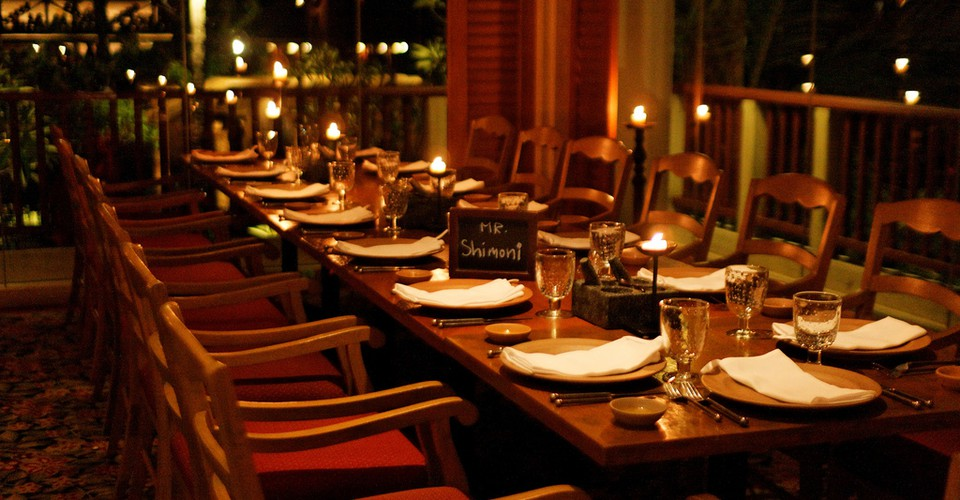
#> input picture lesson_2/homework/image_1.jpg, 960 x 500 px
$ jupyter execute --allow-errors Homework.ipynb
#> lines starting #> are read from the running program, lines starting #| are printed output that depends on the picture
# HOMEWORK 2
For this homework you will have to complete and implement the colour balancing for:
* Gray world algorithm
* Scale-by-max algorithm

You are free to use your own images. Experiment with more images and think about the effect each of the algorithms has on the resulting (balanced) image.

### Colour Balancing
In this notebook we will show different type of colour balancing making use of von Kries' hypothesis.

[cell 1]
import cv2
import numpy as np
from matplotlib import pyplot as plt
plt.rcParams['figure.figsize'] = [15, 5]

[cell 2]
img = cv2.imread('../data/sea.jpg')
#> (the rest of this cell did not finish here and is left out)

### White patch
In white patch algorithm we choose a group of pixels we know they should be white. We then scale the resulting image colour channels by this white patch.

[cell 3]
# Define white patch and the coefficients
row, col = 485, 864
#> (the rest of this cell did not finish here and is left out)

### Gray world
This algorithm assumes that a scene, on average, is gray.

[cell 4]
# Load your image
img = cv2.imread('image_1.jpg')
#> img is the input picture: shape (500, 960, 3); mean B, G, R 12, 34.9, 77.1
img = cv2.cvtColor(img, cv2.COLOR_BGR2RGB)

# Compute the mean values for all three colour channels (red, green, blue)
mean_r = np.mean(img[..., 0])
#> mean_r = 77.07
mean_g = np.mean(img[..., 1])
#> mean_g = 34.89
mean_b = np.mean(img[..., 2])
#> mean_b = 12.04

# Compute the coefficients kr, kg, kb
# Note: there are 3 coefficients to compute but we only have 2 equations.
# Therefore, you have to make an assumption, fix the value of one of the
# coefficients and compute the remining two
# Hint: You can fix the coefficient of the brightest colour channel to 1.
brighest_color = np.mean(img, axis=(0,1)).max()
#> brighest_color = 77.07
if mean_r == brighest_color:
    kr = 1
    kg = mean_r/mean_g
#> kg = 2.21
    kb = mean_r/mean_b
#> kb = 6.4
elif mean_g == brighest_color:
    kr = mean_g/mean_r
    kg = 1
    kb = mean_g/mean_b
else:
    kr = 1
    kg = mean_r/mean_g
    kb = mean_r/mean_b

# Apply color balancing and generate the balanced image
balanced = np.zeros_like(img, dtype=np.float32)
balanced[..., 0] = img[..., 0] * kr
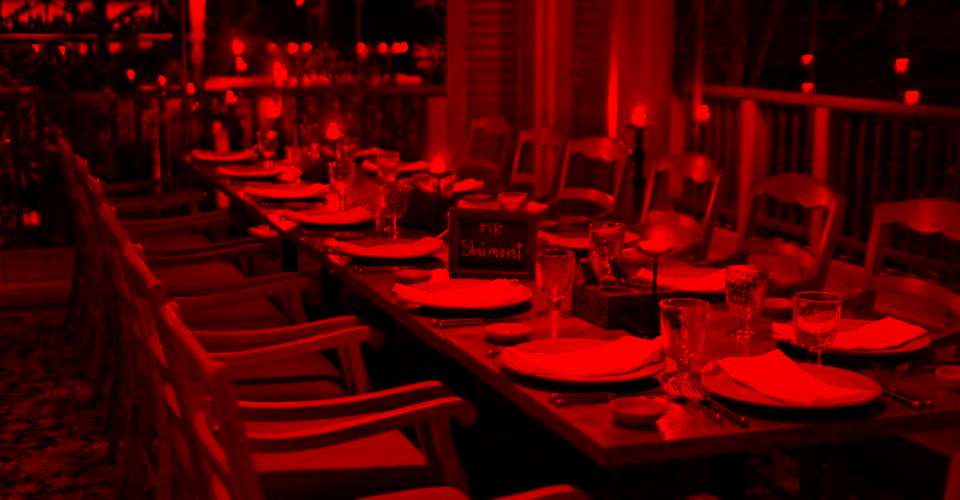
#> balanced: shape (500, 960, 3) float32; mean R, G, B 77.1, 0, 0
balanced[..., 1] = img[..., 1] * kg
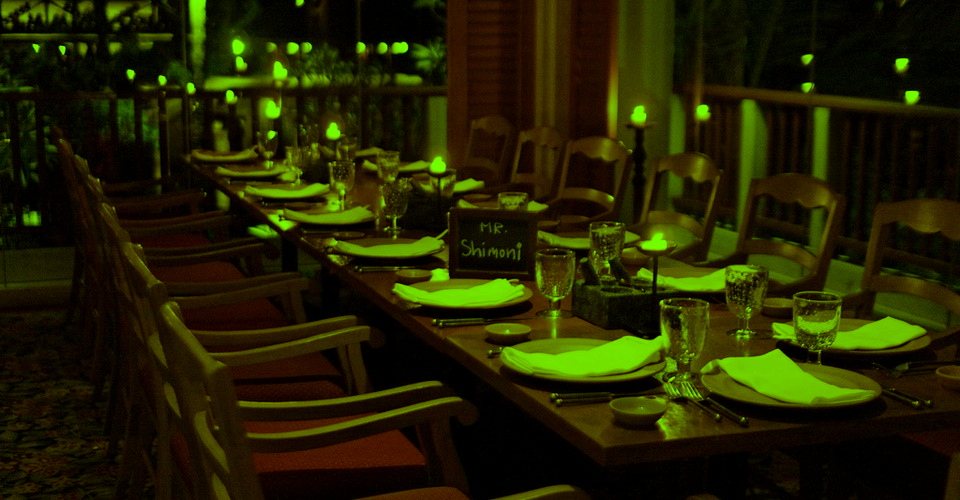
#> balanced: shape (500, 960, 3) float32; mean R, G, B 77.1, 77.1, 0; drawn with min black and max white
balanced[..., 2] = img[..., 2] * kb
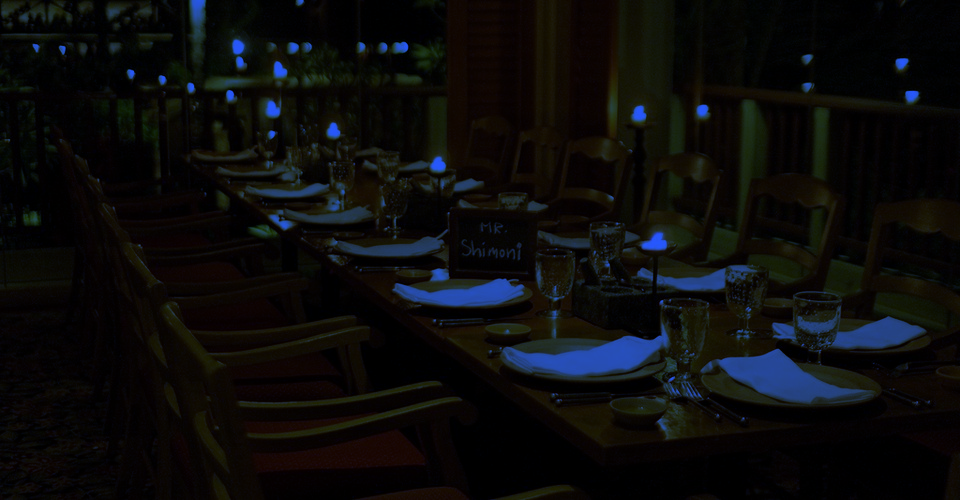
#> balanced: shape (500, 960, 3) float32; mean R, G, B 77.1, 77.1, 77.1; drawn with min black and max white

balanced = balanced/255
balanced[balanced > 1] = 1
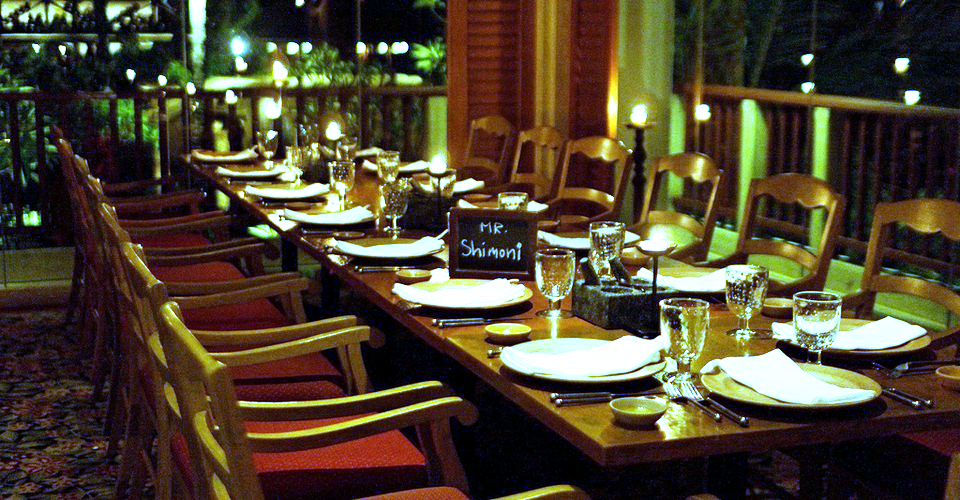
#> balanced: shape (500, 960, 3) float32; mean R, G, B 0.302, 0.265, 0.185

# Show the original and the balanced image side by side
plt.subplot(121), plt.imshow(img)
plt.subplot(122), plt.imshow(balanced)

### Scale-by-max
This is a straightforward algorithm that scales each colour channel by its maximum value. Note that it is sensitive to noise and saturations.

[cell 5]
# Load your image
img = cv2.imread('image_1.jpg')
img = cv2.cvtColor(img, cv2.COLOR_BGR2RGB)

# Compute the maximum values for all three colour channels (red, green, blue)
max_r = np.max(img[..., 0])
#> max_r = 255
max_g = np.max(img[..., 1])
#> max_g = 255
max_b = np.max(img[..., 2])
#> max_b = 255

# Apply scale-by-max balancing and generate the balanced image
balanced = np.zeros_like(img, dtype=np.float32)
balanced[..., 0] = img[..., 0] / max_r
balanced[..., 1] = img[..., 1] / max_g
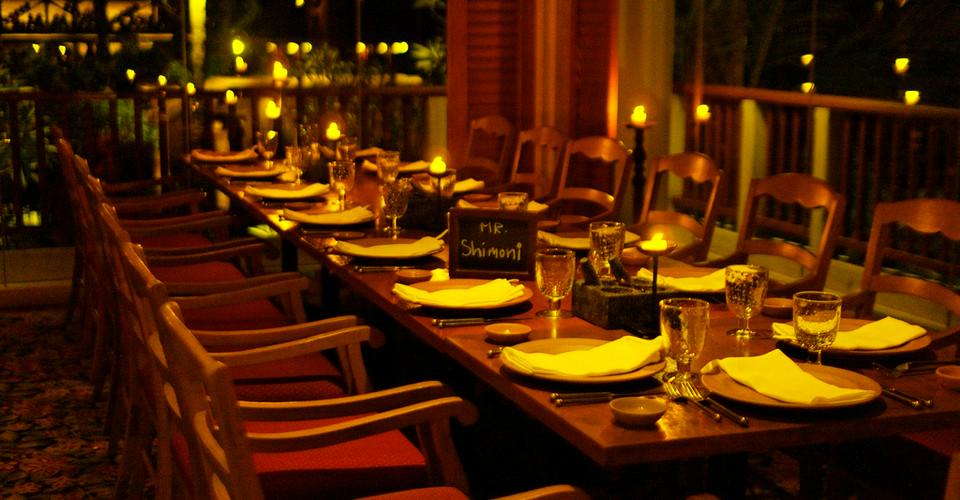
#> balanced: shape (500, 960, 3) float32; mean R, G, B 0.302, 0.137, 0
balanced[..., 2] = img[..., 2] / max_b

plt.subplot(121), plt.imshow(img)
plt.subplot(122), plt.imshow(balanced)

$ run again, with lesson_1/homework/photo_1.jpg copied over lesson_2/homework/image_1.jpg
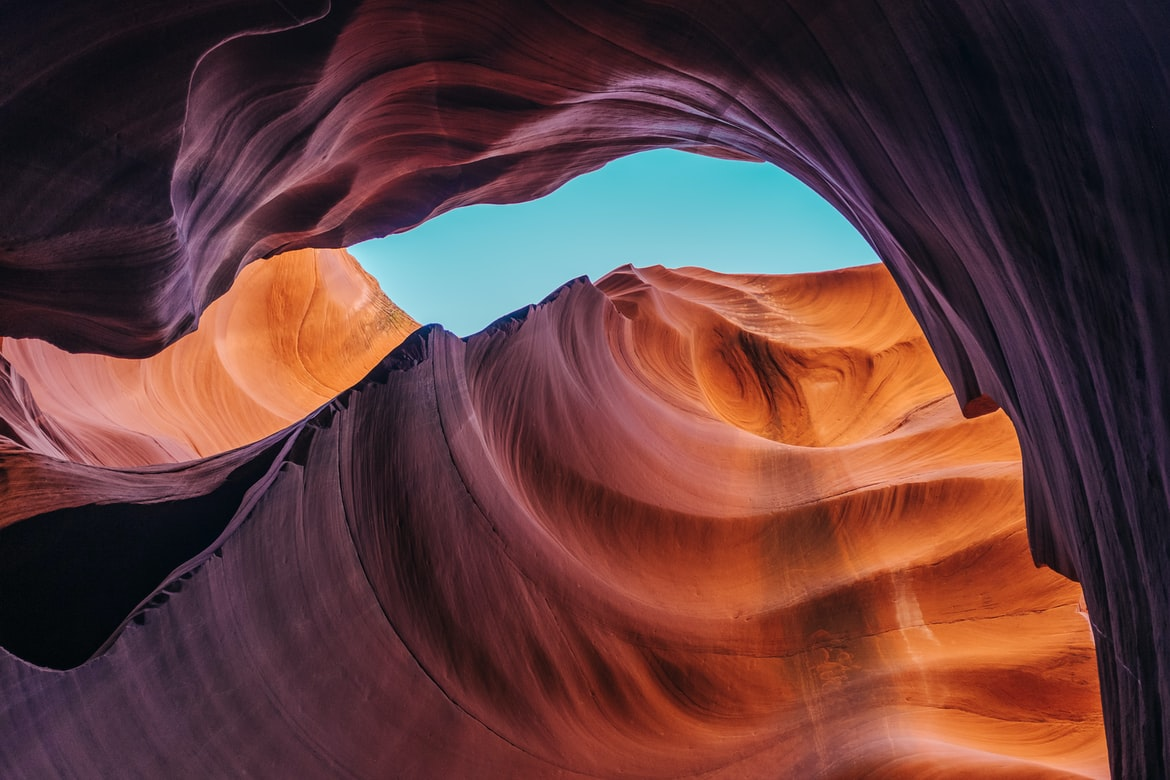
#> input picture lesson_1/homework/photo_1.jpg, 1170 x 780 px
#> img is the input picture: shape (780, 1170, 3); mean B, G, R 59.7, 61, 98.2
#> mean_r = 98.19
#> mean_g = 60.96
#> mean_b = 59.74
#> brighest_color = 98.19
#> kg = 1.61
#> kb = 1.64
#> `balanced[balanced > 1] = 1`:
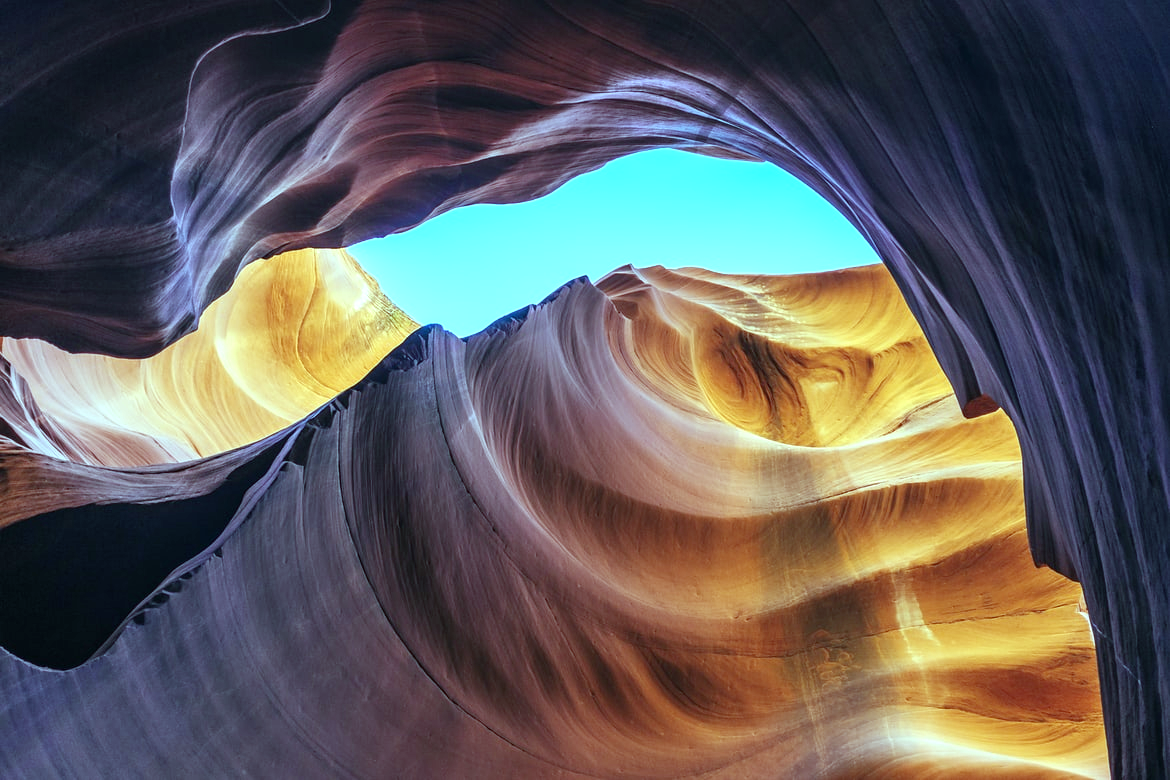
#> balanced: shape (780, 1170, 3) float32; mean R, G, B 0.385, 0.37, 0.364
#> max_r = 255
#> max_g = 238
#> max_b = 255
#> `balanced[..., 1] = img[..., 1] / max_g`:
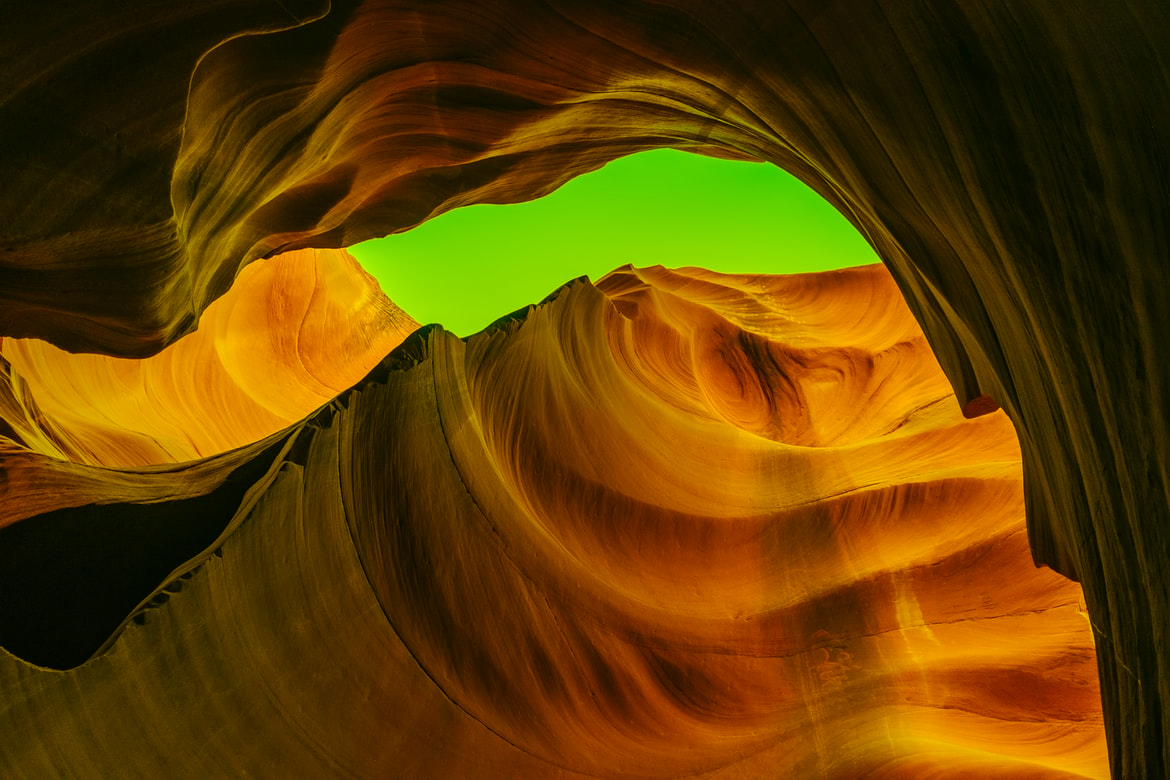
#> balanced: shape (780, 1170, 3) float32; mean R, G, B 0.385, 0.256, 0

$ run again, with lesson_9/data/meeting.jpg copied over lesson_2/homework/image_1.jpg
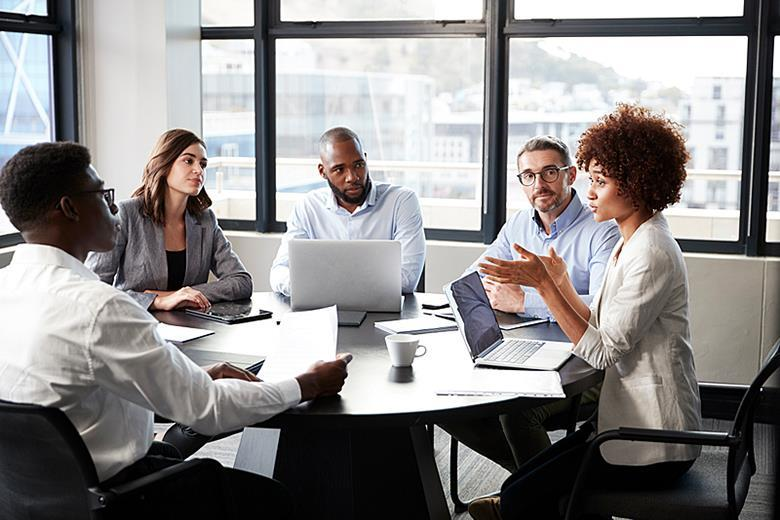
#> input picture lesson_9/data/meeting.jpg, 780 x 520 px
#> img is the input picture: shape (520, 780, 3); mean B, G, R 137, 137.2, 139.7
#> mean_r = 139.7
#> mean_g = 137.2
#> mean_b = 137
#> brighest_color = 139.7
#> kg = 1.02
#> `balanced[..., 1] = img[..., 1] * kg`:
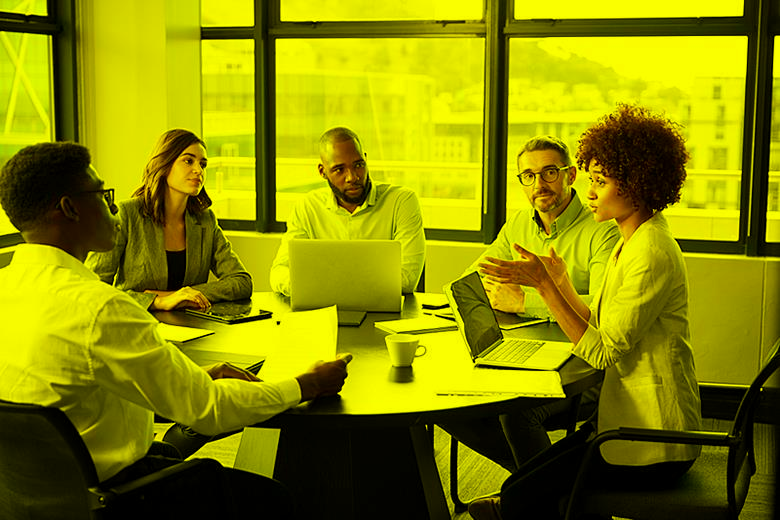
#> balanced: shape (520, 780, 3) float32; mean R, G, B 139.7, 139.8, 0; drawn with min black and max white
#> `[cell 4] # Load your image img = cv2.imread('image_1.jpg') img = cv2.c..`:
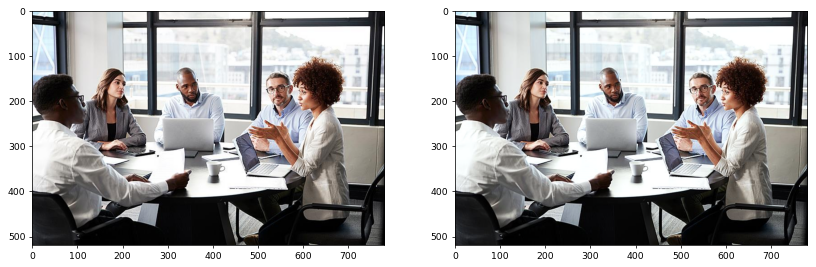
#> figure drawn by matplotlib, 2 panels
#> max_r = 255
